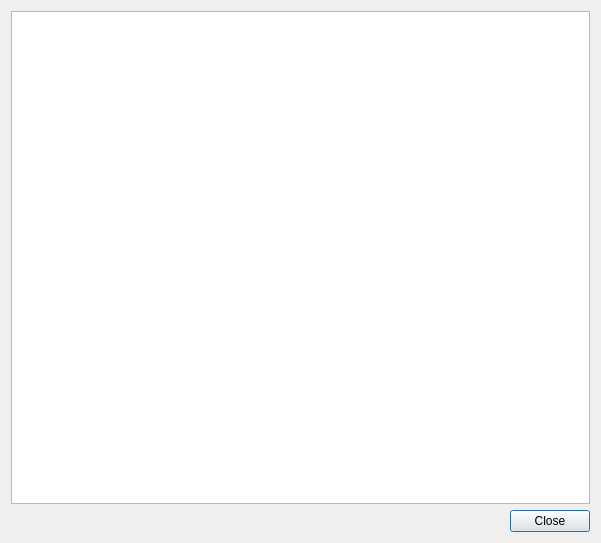
<?xml version="1.0" encoding="UTF-8"?>
<ui version="4.0">
 <class>Dialog</class>
 <widget class="QDialog" name="Dialog">
  <property name="geometry">
   <rect>
    <x>0</x>
    <y>0</y>
    <width>601</width>
    <height>543</height>
   </rect>
  </property>
  <property name="windowTitle">
   <string>Dialog</string>
  </property>
  <layout class="QGridLayout" name="gridLayout">
   <item row="1" column="0">
    <widget class="QDialogButtonBox" name="buttonBox">
     <property name="standardButtons">
      <set>QDialogButtonBox::Close</set>
     </property>
    </widget>
   </item>
   <item row="0" column="0">
    <widget class="QTextEdit" name="textEdit"/>
   </item>
  </layout>
 </widget>
 <resources/>
 <connections/>
</ui>
